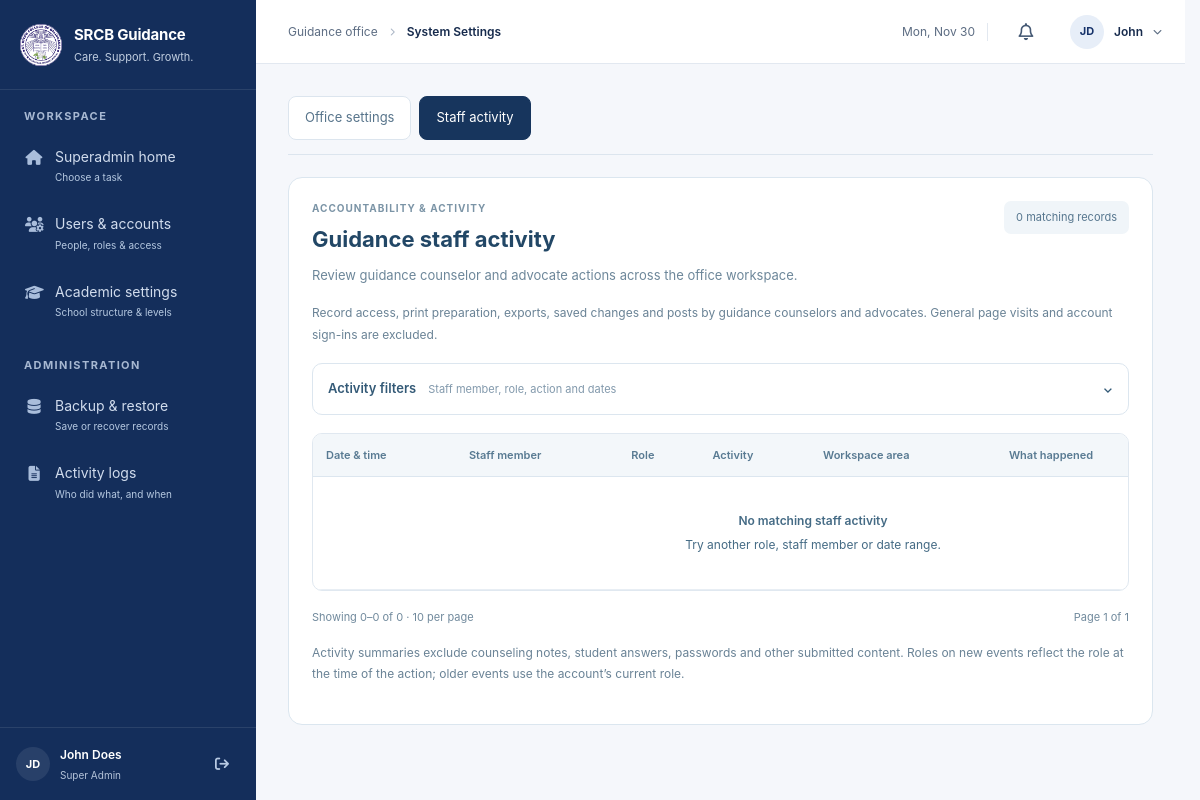
The page /dashboard/layout.php?page=system_settings&section=activity (signed in) on the database its author committed.
### tables this page shows
CREATE TABLE `users` (
  `id` int(11) NOT NULL AUTO_INCREMENT,
  `password` varchar(255) NOT NULL,
  `email` varchar(100) DEFAULT NULL,
  `role` enum('student','admin','guidance_advocate','examinee','super_admin','dsa','teacher') NOT NULL,
  `first_name` varchar(50) NOT NULL,
  `middle_name` varchar(100) DEFAULT NULL,
  `last_name` varchar(50) NOT NULL,
  `position` varchar(100) DEFAULT NULL COMMENT 'Job position for admin and guidance_advocate roles',
  `grade_level_applying` varchar(100) DEFAULT NULL,
  `examinee_type` enum('New Student','Transferee') DEFAULT NULL COMMENT 'Type of examinee: New Student or Transferee',
  `is_active` tinyint(1) DEFAULT 1,
  `created_at` timestamp NOT NULL DEFAULT current_timestamp(),
  `updated_at` timestamp NOT NULL DEFAULT current_timestamp() ON UPDATE current_timestamp(),
  `archived` tinyint(1) DEFAULT 0 COMMENT 'Soft delete flag: 0 = active, 1 = archived',
  `reset_token` varchar(64) DEFAULT NULL,
  `reset_token_expires` datetime DEFAULT NULL,
  PRIMARY KEY (`id`),
  UNIQUE KEY `email` (`email`),
  KEY `idx_users_archived` (`archived`),
  KEY `idx_reset_token` (`reset_token`),
  KEY `idx_grade_level_applying` (`grade_level_applying`),
  KEY `idx_position` (`position`),
  KEY `idx_examinee_type` (`examinee_type`)
);

### includes/session.php (called while the page is built, shortened)
<?php
function getUserInfo() {
    return [
        'id' => $_SESSION['user_id'] ?? null, 'role' => $_SESSION['role'] ?? null,
        'first_name' => $_SESSION['first_name'] ?? null, 'last_name' => $_SESSION['last_name'] ?? null,
        'email' => $_SESSION['user_email'] ?? null,
        'position' => $_SESSION['position'] ?? null, 'student_id' => $_SESSION['student_id'] ?? null,
        'grade_level_applying' => $_SESSION['grade_level_applying'] ?? null
    ];
}
?>

### classes/StaffActivity.php (called while the page is built, shortened)
<?php
class StaffActivity {
 private PDO $db;public function __construct(PDO $db){$this->db=$db;}
 public static function filters(array $input):array{
  $out=[];foreach(['staff_role','staff_user','activity_kind','activity_module','activity_from','activity_to'] as $key){$v=$input[$key]??'';$out[$key]=is_string($v)&&strlen($v)<100?trim($v):'';}
  if(!isset(self::ROLES[$out['staff_role']]))$out['staff_role']='';
  if(!ctype_digit($out['staff_user']))$out['staff_user']='';
  if(!isset(self::MODULES[$out['activity_module']]))$out['activity_module']='';
  if($out['activity_from']!==''&&$out['activity_to']!==''&&$out['activity_from']>$out['activity_to'])throw new InvalidArgumentException('The end date must be on or after the start date.');return $out;
 }
 public function history(array $input,string $viewerRole):array{
  $f=self::filters($input);$meta="CASE WHEN JSON_VALID(sl.additional_data) THEN sl.additional_data ELSE '{}' END";
  $role="COALESCE(JSON_UNQUOTE(JSON_EXTRACT($meta,'$.actor_role')),u.role)";$marked="JSON_UNQUOTE(JSON_EXTRACT($meta,'$.staff_activity'))='1'";
  $export="sl.message='Prepared school report export'";$profile="sl.message IN ('Updated own profile details','Changed own password')";
  $eventAction="JSON_UNQUOTE(JSON_EXTRACT($meta,'$.action'))";
  $kind="CASE WHEN $export AND JSON_UNQUOTE(JSON_EXTRACT($meta,'$.format'))='print' THEN 'print' WHEN $export THEN 'export' WHEN $profile THEN 'profile' WHEN $eventAction IN ('view_student_record','view_counseling_record','view_assessment') THEN 'access' WHEN $eventAction='print_assessment' THEN 'print' ELSE 'action' END";
  $module="COALESCE(JSON_UNQUOTE(JSON_EXTRACT($meta,'$.module')),CASE WHEN $export THEN CASE JSON_UNQUOTE(JSON_EXTRACT($meta,'$.report')) WHEN 'ses' THEN 'ses_analytics' WHEN 'olsat' THEN 'olsat_reports' WHEN 'counseling' THEN 'counseling_reports' WHEN 'examinees' THEN 'examinee_reports' ELSE 'reports' END ELSE NULL END)";
  $allowedActions=implode(',',array_map([$this->db,'quote'],array_keys(self::ACTIONS)));
  $where=["$role IN ('admin','guidance_advocate')","(u.role IS NULL OR u.role<>'super_admin')","(($marked AND $eventAction IN ($allowedActions)) OR $export OR $profile)"];$params=[];
  $from=' FROM system_logs sl LEFT JOIN users u ON u.id=sl.user_id WHERE '.implode(' AND ',$where);
  $q=$this->db->prepare('SELECT COUNT(*)'.$from);$q->execute($params);$total=(int)$q->fetchColumn();$pages=max(1,(int)ceil($total/10));$page=min($pages,max(1,is_scalar($input['activity_page']??1)?(int)($input['activity_page']??1):1));$offset=($page-1)*10;
  $q=$this->db->prepare("SELECT sl.id,sl.created_at,sl.ip_address,u.first_name,u.last_name,$role AS actor_role,$kind AS activity_kind,$module AS module,CASE WHEN $marked THEN sl.message WHEN sl.log_type='login' THEN 'Signed in' WHEN sl.log_type='logout' THEN 'Signed out' WHEN $export THEN 'Prepared school report export' ELSE sl.message END AS summary".$from." ORDER BY sl.created_at DESC,sl.id DESC LIMIT 10 OFFSET $offset");$q->execute($params);
  $people=$this->db->query("SELECT id,first_name,last_name,role FROM users WHERE role IN ('admin','guidance_advocate') ORDER BY last_name,first_name,id")->fetchAll(PDO::FETCH_ASSOC);
  return ['filters'=>$f,'rows'=>$q->fetchAll(PDO::FETCH_ASSOC),'total'=>$total,'page'=>$page,'pages'=>$pages,'people'=>$people];
 }
}

### includes/staff_activity_panel.php (the view, shortened to what this page needs)
<?php
require_once __DIR__.'/../classes/StaffActivity.php';
$activityEscape=static fn($v)=>htmlspecialchars((string)($v??''),ENT_QUOTES|ENT_SUBSTITUTE,'UTF-8');
try{$activity=(new StaffActivity($db))->history($_GET,$role);}catch(InvalidArgumentException $e){echo '<p class="st-error" role="alert">'.$activityEscape($e->getMessage()).'</p>';$_GET['activity_from']='';$_GET['activity_to']='';$activity=(new StaffActivity($db))->history($_GET,$role);}
?>
<section class="st-activity" aria-labelledby="staffActivityTitle"><header class="st-heading"><div><p class="st-eyebrow">ACCOUNTABILITY & ACTIVITY</p><h2 id="staffActivityTitle">Guidance staff activity</h2><p>Review guidance counselor and advocate actions across the office workspace.</p></div><span class="st-count"><?=number_format($activity['total'])?> matching records</span></header>
<p class="st-help">Record access, print preparation, exports, saved changes and posts by guidance counselors and advocates. General page visits and account sign-ins are excluded.</p>
<details class="st-filters"><summary>Activity filters <small>Staff member, role, action and dates</small></summary>
</details>
<div class="st-table-wrap"><table class="st-table" data-cw-no-cards><thead><tr><th>Date & time</th><th>Staff member</th><th>Role</th><th>Activity</th><th>Workspace area</th><th>What happened</th><th>IP address</th></tr></thead><tbody>
<?php if(!$activity['rows']):?><tr><td colspan="7" class="st-empty"><strong>No matching staff activity</strong><p>Try another role, staff member or date range.</p></td></tr><?php endif;?></tbody></table></div>
<footer class="st-pagination"><span>Showing <?=$activity['total']?($activity['page']-1)*10+1:0?>–<?=min($activity['page']*10,$activity['total'])?> of <?=$activity['total']?> · 10 per page</span><nav aria-label="Staff activity pages"><span>Page <?=$activity['page']?> of <?=$activity['pages']?></span></nav></footer><p class="st-help">Activity summaries exclude counseling notes, student answers, passwords and other submitted content. Roles on new events reflect the role at the time of the action; older events use the account’s current role.</p></section>

### dashboard/partials/sidebar.php (shortened to what this page needs)
<?php
$navGroups = [];
if (in_array($role,['admin','guidance_advocate'],true)) {
    $navGroups = [
        'Workspace' => [
            ['dashboard','Office overview','fa-house'],
            ['students','Students & records','fa-users',[
                ['student_records','Student records'],['student_list_report','Student lists & printing'],
                ['admin_view_pds','Personal data sheets'],['counseling_history','Counseling history'],['survey_results','Survey results']
            ]],
            ['manage_counseling','Counseling','fa-comments'],
            ['manage_exams','Exam appointments','fa-clipboard-list']
        ],
        'Planning' => [['schedules','Schedule','fa-calendar-days'],['manage_announcements','Announcements','fa-bullhorn']],
        'Insights' => [['reports','Reports & insights','fa-chart-simple',[
            ['reports','Reports overview'],['examinee_reports','Examinee reports'],['ses_analytics','SES analytics'],['olsat_reports','OLSAT reports'],['counseling_reports','Counseling reports']
        ]]]
    ];
    if ($role==='admin') $navGroups['Administration']=[['system_settings','System settings','fa-gear']];
} elseif ($role==='super_admin') {
    $navGroups=['Workspace'=>[['dashboard','Superadmin home','fa-house'],['user_management','Users & accounts','fa-users-gear'],['academic_settings','Academic settings','fa-graduation-cap']],
        'Administration'=>[['backup_restore','Backup & restore','fa-database'],['system_logs','Activity logs','fa-file-lines']]];
}
?>
<aside id="sidebar" class="portal-sidebar" aria-label="Main navigation">
    <a class="portal-brand" href="layout.php?page=dashboard" aria-label="SRCB Guidance home">
        <img src="../assets/images/srcblogo.png" alt="SRCB seal" width="42" height="42">
        <span><strong>SRCB Guidance</strong><small>Care. Support. Growth.</small></span>
    </a>
    <nav class="portal-nav">
    <?php foreach($navGroups as $group=>$links): ?>
        <div class="portal-nav-group"><p class="portal-nav-label"><?=htmlspecialchars($group)?></p>
        <?php foreach($links as $link): $children=$link[3]??[];$childPages=array_column($children,0);
            $active=$page===$link[0] || in_array($page,$childPages,true) || (in_array($link[0],['fill_pds','view_pds'],true)&&in_array($page,['fill_pds','view_pds'],true)) || ($link[0]==='manage_exams'&&$page==='release_results'); ?>
            <?php if($children): ?>
                <button type="button" class="portal-nav-link <?=$active?'is-active':''?>" data-nav-group="<?=$link[0]?>" aria-controls="<?=$link[0]?>-submenu" aria-expanded="<?=$active?'true':'false'?>">
                    <i class="fas <?=$link[2]?>" aria-hidden="true"></i><span class="cw-nav-copy"><?=htmlspecialchars($link[1])?><?php if(in_array($role,['admin','guidance_advocate'],true)):?><small><?=$link[0]==='students'?'Profiles, PDS & assessments':'Trends, results & printable lists'?></small><?php endif;?></span><i class="fas fa-chevron-down portal-chevron aria-hidden="true"></i>
                </button>
                <div id="<?=$link[0]?>-submenu" class="portal-submenu <?=$active?'':'hidden'?>">
                <?php foreach($children as $child): ?><a href="layout.php?page=<?=$child[0]?>" class="<?=$page===$child[0]?'is-current':''?>" <?=$page===$child[0]?'aria-current="page"':''?>><?=htmlspecialchars($child[1])?></a><?php endforeach;?>
                </div>
            <?php else: ?>
                <a href="layout.php?page=<?=$link[0]?>" class="portal-nav-link <?=$active?'is-active':''?>" <?=$active?'aria-current="page"':''?>><i class="fas <?=$link[2]?>" aria-hidden="true"></i><span class="<?=$role==='super_admin'?'sa-nav-copy':(in_array($role,['admin','guidance_advocate'],true)?'cw-nav-copy':'')?>"><?=htmlspecialchars($link[1])?><?php if($role==='super_admin'): $nav_hints=['dashboard'=>'Choose a task','user_management'=>'People, roles & access','academic_settings'=>'School structure & levels','backup_restore'=>'Save or recover records','system_logs'=>'Who did what, and when'];?><small><?=htmlspecialchars($nav_hints[$link[0]]??'')?></small><?php endif;?></span></a>
            <?php endif;?>
        <?php endforeach;?></div>
    <?php endforeach;?>
    </nav>
    <div class="portal-sidebar-footer"><span class="portal-avatar"><?=htmlspecialchars($initials)?></span><span class="portal-user"><strong><?=htmlspecialchars($first_name.' '.$last_name)?></strong><small><?=htmlspecialchars(ucwords(str_replace('_',' ',$role)))?></small></span><a href="../auth/logout.php" aria-label="Log out" title="Log out"><i class="fas fa-arrow-right-from-bracket" aria-hidden="true"></i></a></div>
</aside>

### dashboard/partials/header.php (shortened to what this page needs)
<?php
$header_notifications=[];$unread_count=0;
try {
    $n=$db->prepare('SELECT COUNT(*) FROM notifications WHERE user_id=? AND is_read=0');$n->execute([$uid]);$unread_count=(int)$n->fetchColumn();
}catch(Exception $e){}
?>
<header class="portal-header">
    <div class="portal-header-left">
        <div class="portal-breadcrumb"><span>Guidance office</span><i class="fas fa-chevron-right" aria-hidden="true"></i><strong><?=htmlspecialchars($page==='dashboard'?'Overview':$page_title)?></strong></div>
    </div>
    <div class="portal-header-actions">
        <span class="portal-today"><?=date('D, M j')?></span>
        <div class="portal-menu-anchor">
            <button type="button" id="notifBtn" class="portal-icon-button" aria-label="Notifications<?=$unread_count?' ('.$unread_count.' unread)':''?>" aria-controls="notifMenu" aria-expanded="false"><i class="far fa-bell" aria-hidden="true"></i><?php if($unread_count):?><span class="portal-notification-dot"></span><?php endif;?></button>
        </div>
        <div class="portal-menu-anchor">
            <button type="button" id="accountBtn" class="portal-account-button" aria-label="Account menu" aria-controls="accountMenu" aria-expanded="false"><span class="portal-avatar"><?=htmlspecialchars($initials)?></span><span class="portal-account-name"><?=htmlspecialchars($first_name)?></span><i class="fas fa-chevron-down" aria-hidden="true"></i></button>
        </div>
    </div>
</header>

### rows shown on the page
users: initials "JD", first_name+last_name "John Does", first_name "John"

### other values the page prints
$group "WORKSPACE"
$link[1] "Superadmin home"
$nav_hints[$link[0]] "Choose a task"
$link[1] "Users & accounts"
$nav_hints[$link[0]] "People, roles & access"
$link[1] "Academic settings"
$nav_hints[$link[0]] "School structure & levels"
$group "ADMINISTRATION"
$link[1] "Backup & restore"
$nav_hints[$link[0]] "Save or recover records"
$link[1] "Activity logs"
$nav_hints[$link[0]] "Who did what, and when"
str_replace('_',' ',$role) "Super Admin"
$page==='dashboard'?'Overview':$page_title "System Settings"
$activity['total'] "0"
